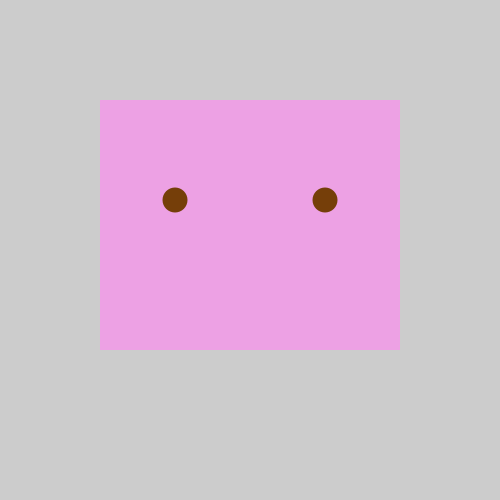
Frame 1 (no input)
Frame 60 (the mouse pressed at the canvas centre just before this capture): identical to frame 1, image omitted
Frame 120 (the mouse held since frame 60 and released just before this capture): identical to frame 1, image omitted

The Processing sketch that drew this single still picture (run headless with seeded random() and noise(); from frame 60 on, the mouse is pressed at the canvas centre):

// Processing sketch: The_Fun_in_Functions
// ── The_Fun_in_Functions.pde
void setup(){
  size(500, 500);
  head(100, 100);
  nose(200, 200);
  eye(175, 200);
  eye(325, 200);
}

void draw(){
  
}

void nose(int x, int y){
  fill(219, 79, 203);
  noStroke();
  beginShape();
  vertex(100, 400);
  vertex(100, 400);
  vertex(500, 200);
  endShape(CLOSE);
}
void head(int x, int y){
  fill(237, 161, 228);
  noStroke();
  rect(x, y, 300, 250);
}

void eye(int x, int y){
  fill(117, 62, 9);
  noStroke();
  circle(x, y, 25);
}

//I tried my best
